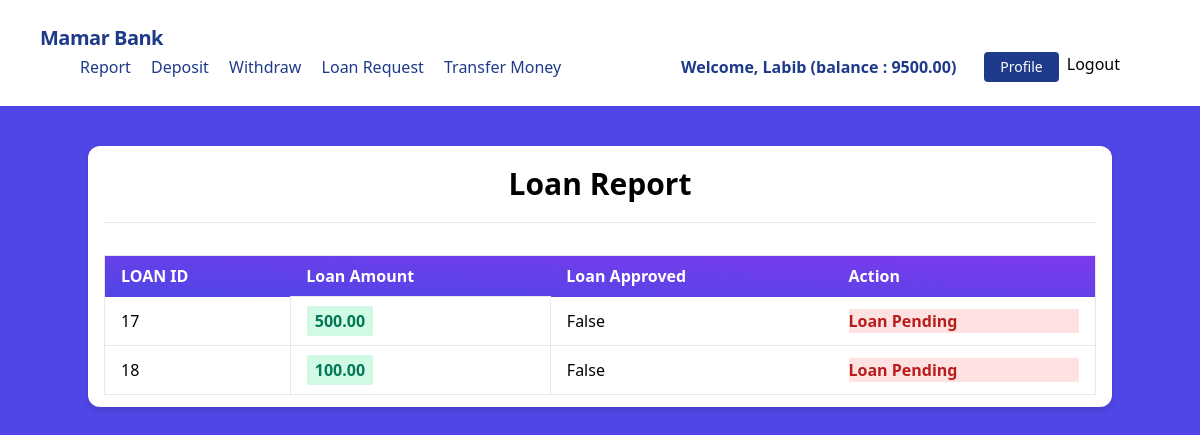
The page /transactions/loans/ (signed in) on the database its author committed.
### accounts/models.py (models this page shows, shortened)
class UserBankAccount(models.Model):
    user = models.OneToOneField(User, related_name='account', on_delete=models.CASCADE)
    account_type = models.CharField(max_length=10, choices=ACCOUNT_TYPE)
    account_no = models.IntegerField(unique=True) # account no duijon user er kokhono same hobe na
    birth_date = models.DateField(null=True, blank=True)
    gender = models.CharField(max_length=10, choices=GENDER_TYPE)
    initial_deposite_date = models.DateField(auto_now_add=True)
    balance = models.DecimalField(default=0, max_digits=12, decimal_places=2) # ekjon user 12 digit obdi taka rakhte parbe, dui doshomik ghor obdi rakhte parben 1000.50

### transactions/models.py (models this page shows)
class Transaction(models.Model):
    account = models.ForeignKey(UserBankAccount, related_name = 'transactions', on_delete = models.CASCADE) # ekjon user er multiple transactions hote pare
    amount = models.DecimalField(decimal_places=2, max_digits = 12)
    balance_after_transaction = models.DecimalField(decimal_places=2, max_digits = 12, null=True)
    transaction_type = models.IntegerField(choices=TRANSACTION_TYPE, null = True)
    timestamp = models.DateTimeField(auto_now_add=True)
    loan_approve = models.BooleanField(default=False)
    class Meta:
        ordering = ['timestamp']

### transactions/views.py (the view)
# urls.py: path("loans/",LoanListView.as_view(), name='loan_list' ),
class LoanListView(LoginRequiredMixin,ListView):
    model = Transaction
    template_name = 'transactions/loan_request.html'
    context_object_name = 'loans' # loan list ta ei loans context er moddhe thakbe
    def get_queryset(self):
        user_account = self.request.user.account
        queryset = Transaction.objects.filter(account=user_account,transaction_type=3)
        print(queryset)
        return queryset

### transactions/templates/transactions/loan_request.html (shortened to what this page needs)
{% extends 'base.html' %}
{% block content %}
<div class="my-10 py-3 px-4 bg-white rounded-xl shadow-md">
  <h1 class="font-bold text-3xl text-center pb-5 pt-2">Loan Report</h1>
  <hr />
  <table
    class="table-auto mx-auto w-full px-5 rounded-xl mt-8 border dark:border-neutral-500"
  >
    <thead class="bg-purple-900 text-white text-left">
      <tr
        class="bg-gradient-to-tr from-indigo-600 to-purple-600 rounded-md py-2 px-4 text-white font-bold"
      >
        <th class="px-4 py-2">LOAN ID</th>
        <th class="px-4 py-2">Loan Amount</th>
        <th class="px-4 py-2">Loan Approved</th>
        <th class="px-4 py-2">Action</th>
      </tr>
    </thead>
    <tbody>
      {% for loan in loans %}
      <tr class="border-b dark:border-neutral-500">
        <td class="px-4 py-2">
         {{ loan.id }}
        </td>
        <td class="px-4 py-3 text-s border">
          <span
            class="px-2 py-1 font-bold leading-tight rounded-sm text-green-700 bg-green-100"
          >
            {{ loan.amount }}
          </span>
        </td>
        <td class="px-4 py-2">
          {{ loan.loan_approve }}
        </td>
        <td class="px-4 py-2">
          {% if loan.loan_approve %}
          <a class="font-bold bg-red-900 text-white hover:text-blue-900 hover:bg-white border border-blue-900 font-bold px-4 py-2 rounded-lg" href='{% url "pay" loan.id %}'>Pay</a>
          {% else %}
          <p class="font-bold text-red-700 bg-red-100">Loan Pending</p>
          {% endif %}
        </td>
      </tr>
      {% endfor %}
    </tbody>
  </table>
</div>
{% endblock %}

### core/templates/base.html (shortened to what this page needs)
<!DOCTYPE html>
<html lang="en">
<head>
    <link href="https://unpkg.com/tailwindcss@2.0.1/dist/tailwind.min.css" rel="stylesheet">
</head>
<body class="bg-indigo-600">
    {% include 'navbar.html' %}
    <div>
        {% block body %}
    <div class="lg:container lg:mx-auto" id="main">
      {% block content %} {% endblock %}
    </div>
    {% endblock %}
    </div>
</body>
</html>

### core/templates/navbar.html (shortened to what this page needs)
<nav class="flex items-center justify-between flex-wrap bg-white p-6 px-10">
    <div class="flex items-center flex-shrink-0 text-white mr-6">
        <span class="font-semibold text-xl tracking-tight text-blue-900"><a href="/">Mamar Bank</a></span>
    </div>
    <div class="w-full block flex-grow lg:flex lg:items-center lg:w-auto px-10">
        {% if request.user.is_authenticated %}
            <div class="text-md lg:flex-grow">
                <a href="{% url 'transaction_report' %}" class="block mt-4 lg:inline-block lg:mt-0 text-blue-900 hover:text-red-900 hover:font-black mr-4">
                    Report
                </a>
                <a href="{% url 'deposit_money' %}" class="block mt-4 lg:inline-block lg:mt-0 text-blue-900 hover:text-red-900 hover:font-black mr-4">
                    Deposit
                </a>
                <a href="{% url 'withdraw_money' %}" class="block mt-4 lg:inline-block lg:mt-0 text-blue-900 hover:text-red-900 hover:font-black mr-4">
                    Withdraw
                </a>
                <a href="{% url 'loan_request' %}" class="block mt-4 lg:inline-block lg:mt-0 text-blue-900 hover:text-red-900 hover:font-black mr-4">
                    Loan Request
                </a>
                <a href="{% url 'transfer' %}" class="block mt-4 lg:inline-block lg:mt-0 text-blue-900 hover:text-red-900 hover:font-black mr-4">
                    Transfer Money
                </a>
            </div>
            <div class="flex w-auto">
                <div class="text-blue-900 my-auto font-black px-5">Welcome, {{ request.user.first_name }} (balance : {{request.user.account.balance}}) </div>
                <a href="{% url 'profile' %}" class="mx-2 inline-block font-medium text-sm px-4 py-2 leading-none bg-blue-900 rounded text-white border-white hover:border-transparent hover:text-dark hover:bg-red-700 mt-4 lg:mt-0">Profile</a>
                <form method="POST" action="{% url 'logout' %}">
                    <button type="submit">Logout</button>
                </form>
            </div>
        {% endif %}
    </div>
</nav>

### rows shown on the page
Transaction: id "17", amount "500.00", loan_approve "False", shows "Loan Pending"
Transaction: id "18", amount "100.00", loan_approve "False", shows "Loan Pending"

### other values the page prints
{{ request.user.first_name }} "Labib"
{{ request.user.account.balance }} "9500.00"
